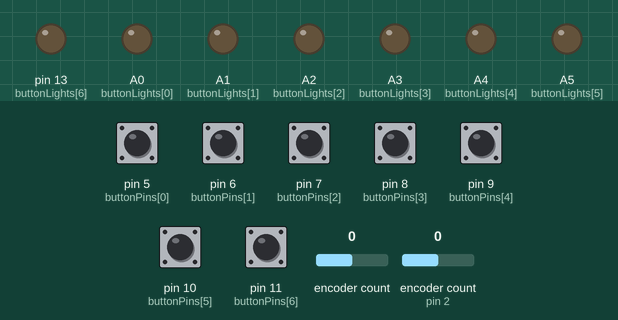
A sketch run on a simulated Arduino Leonardo, built with avr-gcc and run on an emulated ATmega32U4. On the bench: output pins drawn as LEDs (lit = HIGH). Inputs (shaded band) come from the test bench; at power-on: pin 5 (buttonPins[0]), pin 6 (buttonPins[1]), pin 7 (buttonPins[2]), pin 8 (buttonPins[3]), pin 9 (buttonPins[4]), pin 10 (buttonPins[5]), pin 11 (buttonPins[6]) HIGH, encoder count 0, encoder count (sensor on pin 2) 0. USB keyboard and mouse output is not drawn.

Above: at 1.2 s.
1.3 s: pin 5 (buttonPins[0]) pulled LOW for 0.15 s
At 1.37 s:
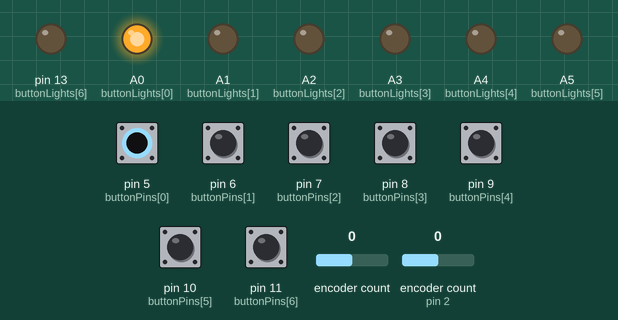
2.9 s: pin 6 (buttonPins[1]) pulled LOW for 0.15 s
At 2.97 s:
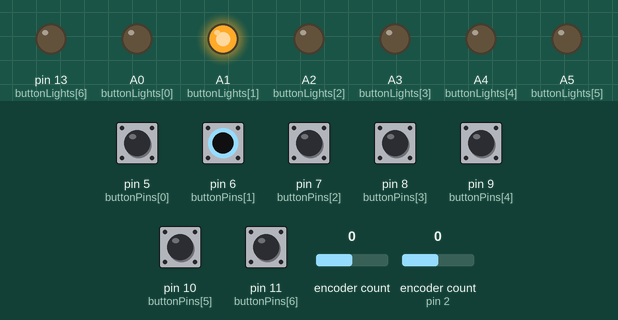
4.5 s: pin 7 (buttonPins[2]) pulled LOW for 0.15 s
At 4.57 s:
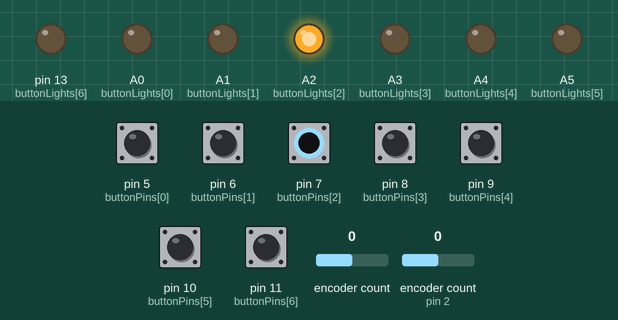
6.1 s: pin 8 (buttonPins[3]) pulled LOW for 0.15 s
At 6.17 s:
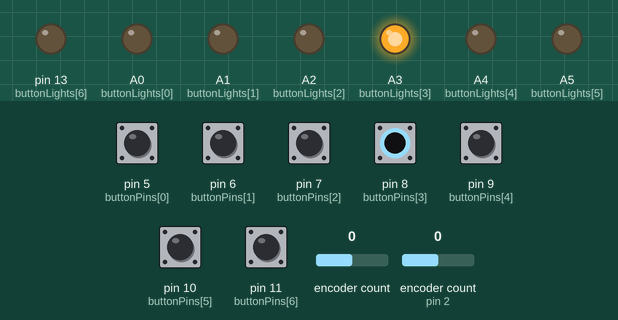
7.7 s: pin 9 (buttonPins[4]) pulled LOW for 0.15 s
At 7.77 s:
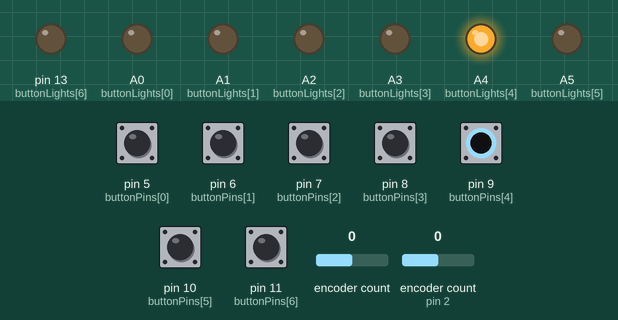
9.3 s: pin 10 (buttonPins[5]) pulled LOW for 0.15 s
At 9.37 s:
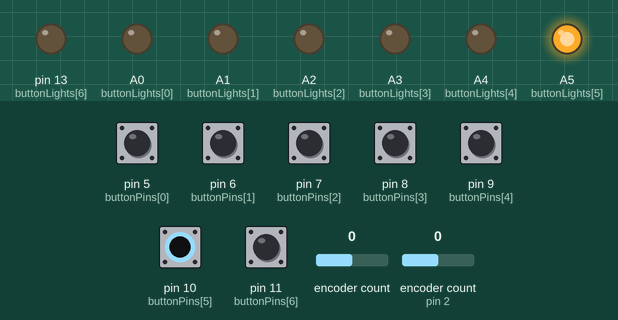
Timing chart, 0 to 11.9 s (numbered marks = the images above; inputs shaded):
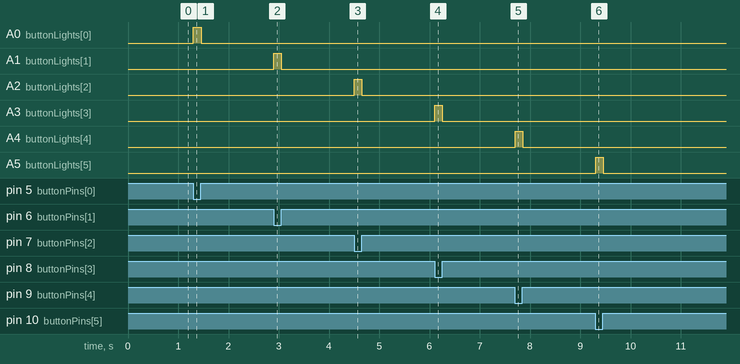

The sketch:

sdvx-controller-code.ino
```cpp
#include <Encoder.h>
#include "HID-Project.h"

#define USE_GAMEPAD
Encoder knobLeft(0, 1);
Encoder knobRight(2,3);
// BT ABCD FX LR START
uint8_t buttonPins[] = {5,6,7,8,9,10,11};
uint8_t buttonLights[] = {A0,A1,A2,A3,A4,A5,13};
char buttonKeys[] = {'d','f','j','k','c','m',' '};
uint8_t buttonPressed[] = {false,false,false,false,false,false,false};

void setup() {
  #ifdef USE_GAMEPAD
Gamepad.begin();
  #else
Mouse.begin();
Keyboard.begin();
  #endif
  for(auto pin: buttonPins){
    pinMode(pin, INPUT_PULLUP);
  }
  for(auto pin: buttonLights){
    pinMode(pin, OUTPUT);
  }
}

long positionLeft  = -999;
long positionRight = -999;

void loop() {
  delay(2);
  long newLeft, newRight;
  newLeft = knobLeft.read();
  newRight = knobRight.read();
  #ifdef USE_GAMEPAD
  Gamepad.xAxis(newLeft * 70);
  Gamepad.yAxis(newRight * 70);
  #else
  Mouse.move((positionLeft - newLeft) * 0.25, (newRight - positionRight) * 0.25);
  positionLeft = newLeft;
  positionRight = newRight;
  #endif

  for(int i=0;i<7;i++){
    if(buttonPressed[i]){
      digitalWrite(buttonLights[i], 1);
    }else{
      digitalWrite(buttonLights[i], 0);
    }
    auto read = digitalRead(buttonPins[i]);
    if(read == LOW && !buttonPressed[i]){
      #ifdef USE_GAMEPAD
      Gamepad.press(i+1);
      #else
      Keyboard.press(buttonKeys[i]);
      #endif
      buttonPressed[i] = true;
    }else if(read == HIGH && buttonPressed[i]){
      #ifdef USE_GAMEPAD
      Gamepad.release(i+1);
      #else
      Keyboard.release(buttonKeys[i]);
      #endif
      buttonPressed[i] = false;
    }
  }
  Gamepad.write();
}
```

Measured:
- after the input at 1.3 s, A0 (buttonLights[0]): LOW → HIGH at once, → LOW 0.15 s later
- after the input at 2.9 s, A1 (buttonLights[1]): LOW → HIGH at once, → LOW 0.15 s later
- after the input at 4.5 s, A2 (buttonLights[2]): LOW → HIGH at once, → LOW 0.15 s later
- after the input at 6.1 s, A3 (buttonLights[3]): LOW → HIGH at once, → LOW 0.15 s later
- after the input at 7.7 s, A4 (buttonLights[4]): LOW → HIGH at once, → LOW 0.15 s later
- after the input at 9.3 s, A5 (buttonLights[5]): LOW → HIGH at once, → LOW 0.15 s later
